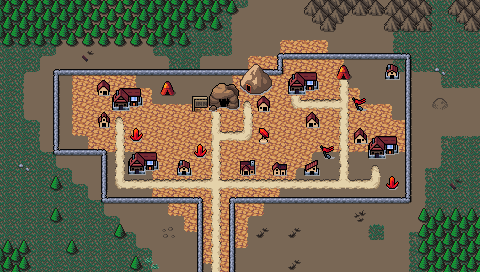

Below is a game level as drawn by its tile map, then a one-line description and the .tmx that defines it (tile-layer data replaced by summaries):
An orthogonal 30x17 tile map with 16x16 px tiles, 4 tile layers (Background, Ground, Foreground, AboveSprites), 3 tilesets and 9 objects.

<map version="1.10" tiledversion="1.11.2" orientation="orthogonal" renderorder="right-down" width="30" height="17" tilewidth="16" tileheight="16" infinite="0" nextlayerid="6" nextobjectid="55">
 <editorsettings>
  <export target="wastetown..tmx" format="tmx" />
 </editorsettings>
 <tileset firstgid="1" source="../../../../common/maps/tileset/main.tsx" />
 <tileset firstgid="10113" source="../../../../common/maps/tileset/buildings.tsx" />
 <tileset firstgid="11905" source="../../../../common/maps/tileset/buildings-nocollide.tsx" />
 <layer id="1" name="Background" width="30" height="17">
  <data>[510 cells, 510 non-empty, 17 distinct tile ids]</data>
 </layer>
 <layer id="2" name="Ground" width="30" height="17">
  <data>[510 cells, 273 non-empty, 47 distinct tile ids]</data>
 </layer>
 <layer id="3" name="Foreground" width="30" height="17">
  <properties>
   <property name="spriteLayer" type="bool" value="true" />
  </properties>
  <data>[510 cells, 162 non-empty, 36 distinct tile ids]</data>
 </layer>
 <layer id="5" name="AboveSprites" width="30" height="17">
  <data>[510 cells, 31 non-empty, 12 distinct tile ids]</data>
 </layer>
 <objectgroup id="4" name="Objects">
  <object id="38" template="../../../../common/maps/obj/entry_up.tx" x="208" y="272" />
  <object id="42" template="../../../../common/maps/obj/shop.tx" x="113" y="115">
   <properties>
    <property name="commonShopList" value="Red,Red,Enchantment4Red,Creature2Red,Instant4Red,Goblin" />
    <property name="mythicShopList" value="Planeswalker,WUBRG,RGU,RWG,RWU,RUB,RWB,RGB,PhyrexianRed" />
    <property name="rareShopList" value="Land4Red,Gruul,Izzet,Rakdos,Boros,Vehicle,Colorless" />
    <property name="uncommonShopList" value="Artifact,Wolf4Red,Devil,Dwarf,Dragon,Sliver2Red,Knight4Red,Soldier4Red,Minotaur,Shaman,Dinosaur4Red,Ogre4Red,Wand,Equip,Multicolor,Giant,SnowShop" />
   </properties>
  </object>
  <object id="43" template="../../../../common/maps/obj/shop.tx" x="129.32" y="181.256">
   <properties>
    <property name="commonShopList" value="Red,Red,Enchantment4Red,Creature2Red,Instant4Red,Goblin" />
    <property name="mythicShopList" value="Planeswalker,WUBRG,RGU,RWG,RWU,RUB,RWB,RGB,PhyrexianRed" />
    <property name="rareShopList" value="Land4Red,Gruul,Izzet,Rakdos,Boros,Vehicle,Colorless" />
    <property name="uncommonShopList" value="Artifact,Wolf4Red,Devil,Dwarf,Dragon,Sliver2Red,Knight4Red,Soldier4Red,Minotaur,Shaman,Dinosaur4Red,Ogre4Red,Wand,Equip,Multicolor,Giant,SnowShop" />
   </properties>
  </object>
  <object id="46" template="../../../../common/maps/obj/shop.tx" x="367" y="162">
   <properties>
    <property name="commonShopList" value="Red,Red,Enchantment4Red,Creature2Red,Instant4Red,Goblin" />
    <property name="mythicShopList" value="Planeswalker,WUBRG,RGU,RWG,RWU,RUB,RWB,RGB,PhyrexianRed" />
    <property name="rareShopList" value="Land4Red,Gruul,Izzet,Rakdos,Boros,Vehicle,Colorless" />
    <property name="uncommonShopList" value="Artifact,Wolf4Red,Devil,Dwarf,Dragon,Sliver2Red,Knight4Red,Soldier4Red,Minotaur,Shaman,Dinosaur4Red,Ogre4Red,Wand,Equip,Multicolor,Giant,SnowShop" />
   </properties>
  </object>
  <object id="47" template="../../../../common/maps/obj/inn.tx" x="214" y="114" />
  <object id="48" template="../../../../common/maps/obj/shop.tx" x="160" y="96">
   <properties>
    <property name="commonShopList" value="Mountain" />
    <property name="noRestock" type="bool" value="true" />
   </properties>
  </object>
  <object id="50" template="../../../../common/maps/obj/shardtrader.tx" x="335" y="81">
   <properties>
    <property name="signXOffset" type="float" value="-16" />
    <property name="signYOffset" type="float" value="-8" />
   </properties>
  </object>
  <object id="53" template="../../../../common/maps/obj/shop.tx" x="239" y="100">
   <properties>
    <property name="commonShopList" value="BoosterPackShop,AlphaBoosterPackShop,BetaBoosterPackShop,GammaBoosterPackShop,DeltaBoosterPackShop,RedBoosterPackShop" />
    <property name="mythicShopList" value="" />
    <property name="rareShopList" value="" />
    <property name="uncommonShopList" value="" />
   </properties>
  </object>
  <object id="54" template="../../../../common/maps/obj/shop.tx" x="288.182" y="97.6364">
   <properties>
    <property name="commonShopList" value="Red,Red,Enchantment4Red,Creature2Red,Instant4Red,Goblin" />
    <property name="mythicShopList" value="Planeswalker,WUBRG,RGU,RWG,RWU,RUB,RWB,RGB,PhyrexianRed" />
    <property name="rareShopList" value="Land4Red,Gruul,Izzet,Rakdos,Boros,Vehicle,Colorless" />
    <property name="uncommonShopList" value="Artifact,Wolf4Red,Devil,Dwarf,Dragon,Sliver2Red,Knight4Red,Soldier4Red,Minotaur,Shaman,Dinosaur4Red,Ogre4Red,Wand,Equip,Multicolor,Giant,SnowShop" />
   </properties>
  </object>
 </objectgroup>
</map>
